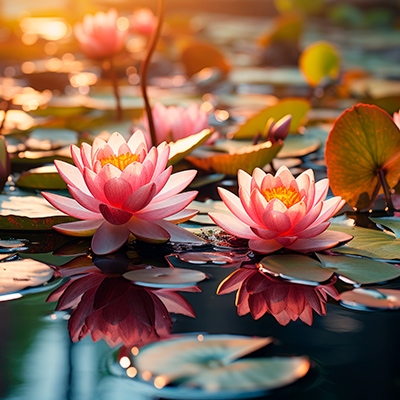
#> input picture tareas/3/24190107/Fotos/Loto.jpg, 400 x 400 px, found by its file name
$ python Imagen_Filtros.py
#> lines starting #> are read from the running program, lines starting #| are printed output that depends on the picture
from PIL import Image , ImageFilter
Imag =  Image.open("/home/gattiko/Escritorio/Perla/myenv/new carpet/Fotos/Loto.jpg")
#> Imag is the input picture: PIL image 400x400 RGB; mean R, G, B 134.6, 98.3, 77.4
#unos filtros para las imagenes .

#Convertiremos la imagen que tenemos en blanco y negro o  escala de grises.
Imag_Gris =Imag.convert("L")
Imag_Gris.save("Imagen_gris.jpg")
Imag_Gris.show()

#filtro desenfoque
Imag_blur = Imag.filter(ImageFilter.BLUR)
Imag_blur.save("Imagen_Blur.jpg")
Imag_blur.show()


# Aplicar el filtro de contorno
Imag_contour = Imag.filter(ImageFilter.CONTOUR)
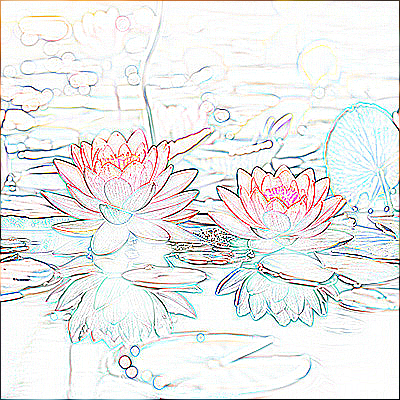
#> Imag_contour: PIL image 400x400 RGB; mean R, G, B 233.3, 234.2, 233.5
Imag_contour.save("Imagen_Contour.jpg")
Imag_contour.show()


# Aplicar el filtro de mejora de bordes
Imag_edge = Imag.filter(ImageFilter.EDGE_ENHANCE)
Imag_edge.save("Imagen_Edge.jpg")
Imag_edge.show()

# Aplicar el filtro de encontrar bordes
Imag_find_edges = Imag.filter(ImageFilter.FIND_EDGES)
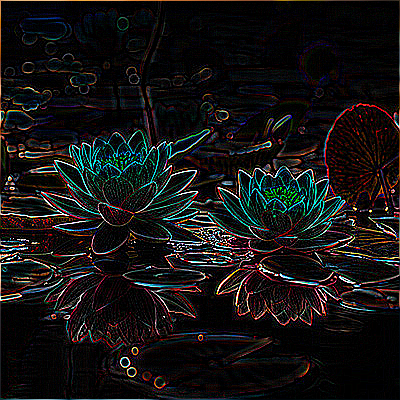
#> Imag_find_edges: PIL image 400x400 RGB; mean R, G, B 21.7, 20.1, 20.1
Imag_find_edges.save("Imagen_Find_Edges.jpg")
Imag_find_edges.show()

#Aplica un filtro de agudización.
Imag_sharpen = Imag.filter(ImageFilter.SHARPEN)
Imag_sharpen.save("Imagen_Sharpen.jpg")
Imag_sharpen.show()

# Aplicar el filtro de detalle
Imag_detail = Imag.filter(ImageFilter.DETAIL)
Imag_detail.save("Imagen_Detail.jpg")
Imag_detail.show()

#Aplicamos los colores de rgb , dividiendolos en bandas de color(Rojo, Verde y Azul)
#Para crear imagenes que resalten ese banda de color
Ba_R, Ba_V, Ba_A = Imag.split()
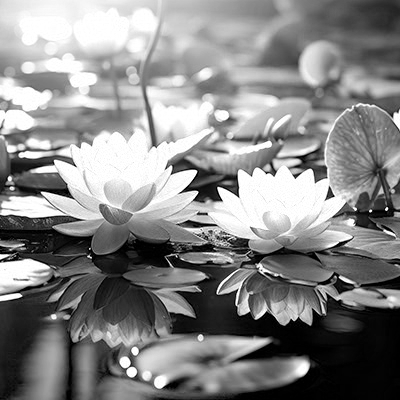
#> Ba_R: PIL image 400x400 L; min 0, max 255, mean 134.6
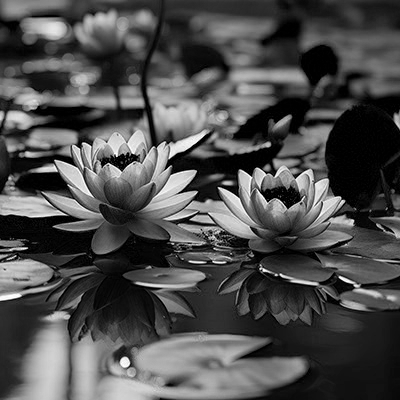
#> Ba_A: PIL image 400x400 L; min 0, max 255, mean 77.4
Ancho, Alto = Imag.size
#> Ancho = 400; Alto = 400
Imag_negro = Image.new(mode="L", size=(Ancho, Alto), color="Black")
#> Imag_negro: PIL image 400x400 L; every value is 0
#split divide en bandas de colores R,V,A.
Imag_R = Image.merge("RGB", (Ba_R, Imag_negro, Imag_negro))
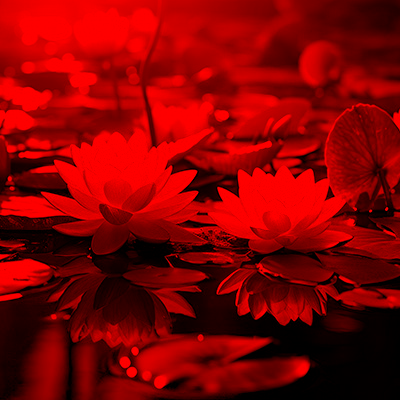
#> Imag_R: PIL image 400x400 RGB; mean R, G, B 134.6, 0, 0
Imag_R.show()
Imag_R.save("Imagen_Roja.jpg")
#Las bandas verde y azul son reemplazados por el color negro.
Imag_V = Image.merge("RGB", (Imag_negro, Ba_V, Imag_negro))
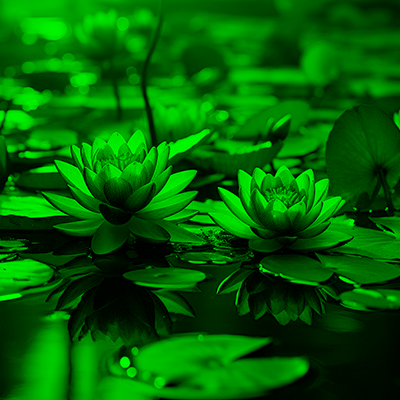
#> Imag_V: PIL image 400x400 RGB; mean R, G, B 0, 98.3, 0
Imag_V.show()
Imag_V.save("imagen_Verde.jpg")

#Crear una nueva imagen usando el canal azul y las imágenes negras para los canales rojo y verde
Imag_A = Image.merge("RGB", (Imag_negro, Imag_negro, Ba_A))
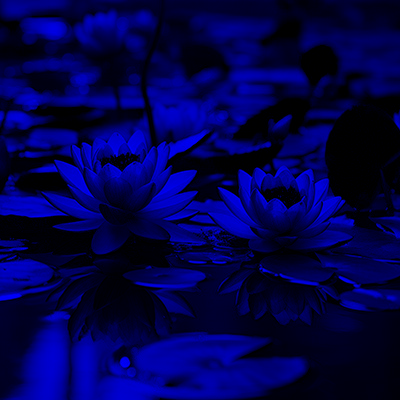
#> Imag_A: PIL image 400x400 RGB; mean R, G, B 0, 0, 77.4
Imag_A.show()
Imag_A.save("Imagen_Azul.jpg")

$ run again, with tareas/3/24190107/Fotos/5.jpg copied over tareas/3/24190107/Fotos/Loto.jpg
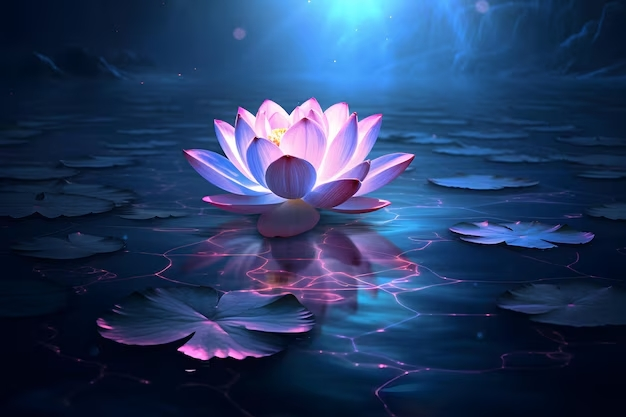
#> input picture tareas/3/24190107/Fotos/5.jpg, 626 x 417 px, found by its file name
#> Imag is the input picture: PIL image 626x417 RGB; mean R, G, B 37, 58.9, 98.3
#> Imag_negro: PIL image 626x417 L; every value is 0
#> `Imag_V = Image.merge("RGB", (Imag_negro, Ba_V, Imag_negro))`:
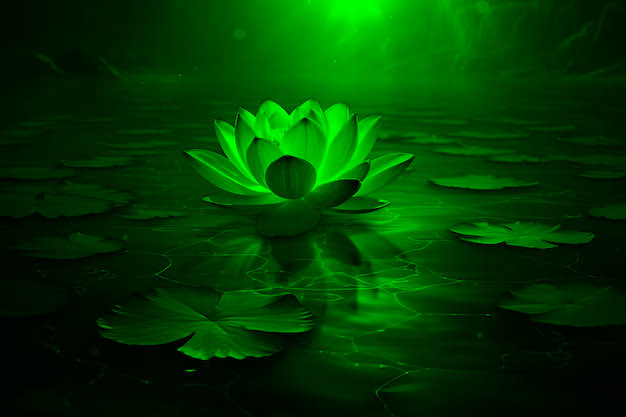
#> Imag_V: PIL image 626x417 RGB; mean R, G, B 0, 58.9, 0
#> `Imag_A = Image.merge("RGB", (Imag_negro, Imag_negro, Ba_A))`:
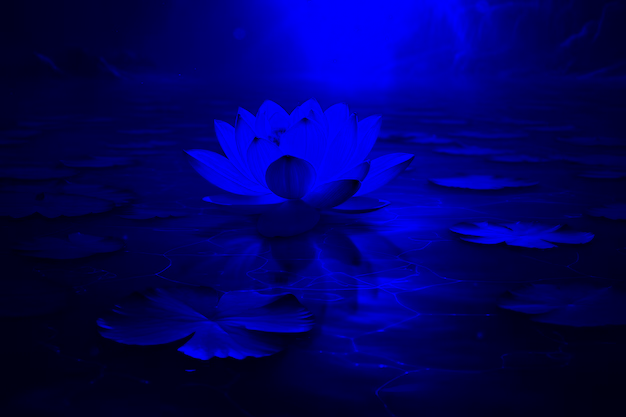
#> Imag_A: PIL image 626x417 RGB; mean R, G, B 0, 0, 98.3
